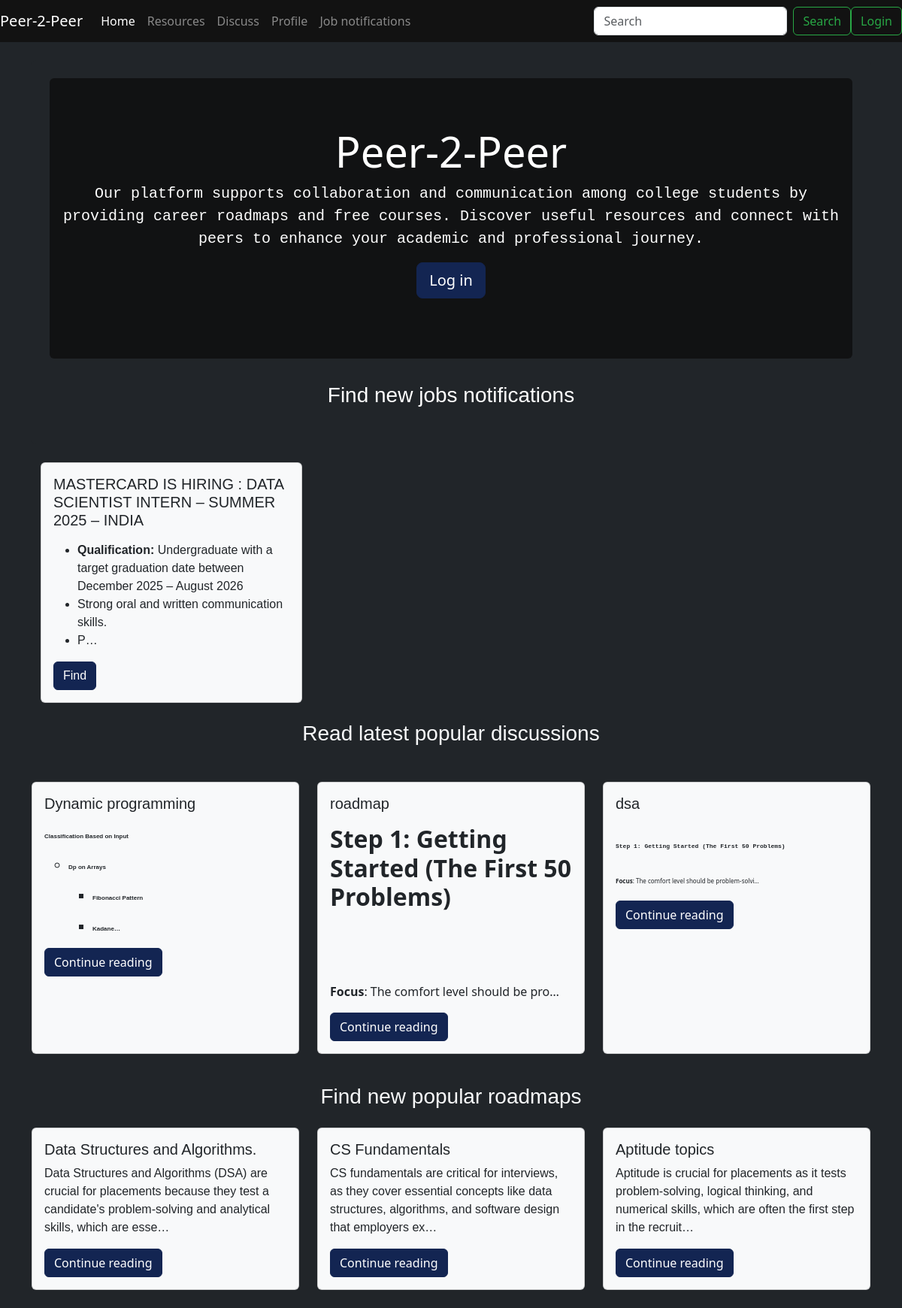
The page / on the database its author committed.
### notifications/models.py (models this page shows, shortened)
class Jobnotif(models.Model):
    sno = models.AutoField(primary_key=True)
    jobtitle = models.CharField(max_length=250)
    requirements = RichTextField(blank=True , null = True)
    salary = models.CharField(max_length=250)
    link = models.URLField()
    slug = models.SlugField(max_length=130, unique=True)
    timeStamp = models.DateTimeField(auto_now_add=True)
    applicants = models.ManyToManyField(User,related_name='applied_jobs',blank=True)

### blog/models.py (models this page shows, shortened)
class Post(models.Model):
    sno=models.AutoField(primary_key=True)
    title=models.CharField(max_length=250)
    author = models.ForeignKey(User,on_delete=models.CASCADE)
    content=RichTextField(blank=True , null = True)
    image = models.ImageField(upload_to='comments/images/', null=True, blank=True)
    file = models.FileField(upload_to='comments/files/', null=True, blank=True)
    slug = models.CharField(max_length=130)
    timeStamp =models.DateTimeField(auto_now_add=True)
    likes = models.ManyToManyField(User,related_name="blogPost",blank=True)
    bookmark = models.ManyToManyField(User,related_name="bookmarked_posts",blank=True)

### notes/models.py (models this page shows, shortened)
class Jobs(models.Model):
    sno = models.AutoField(primary_key=True)
    title = models.CharField(max_length=200)
    desc = models.CharField(max_length=1000)
    timeStamp =models.DateTimeField(auto_now_add=True)
    likes = models.ManyToManyField(User , related_name="notes",blank=True)

### studhelp/views.py (the view)
# urls.py: path('', views.title, name="title"),
def title(request):
    allJobs = Jobs.objects.order_by('-timeStamp')[:3]
    allPosts = Post.objects.order_by('-likes')[:3]
    newjobs = Jobnotif.objects.order_by('-timeStamp')[:3]
    context = {
        'allPosts': allPosts,
        'allJobs': allJobs,
        'newjobs':newjobs,
    }
    return render(request, "home/homepage.html", context)

### templates/home/homepage.html (shortened to what this page needs)
{% extends "home/base.html" %}
{% load static %}
{% block homeactive %}active{% endblock %}
{% block body %}
<section class="full-height bg-dark text-light no-padding">
  <div class="container py-4 bg-dark">
    <div class="bg-dark text-white rounded p-4 mb-4">
      <main role="main">
        <section class="jumbotron jumbotron-fluid text-white rounded" style="background-color: #111213;">
          <div class="container text-center">
            <h1 class="display-4">Peer-2-Peer</h1>
            <p class="lead text-center" style=" font-family: 'Courier New', Courier, monospace;
}">Our platform supports collaboration and communication among college students by providing career roadmaps and free courses. Discover useful resources and connect with peers to enhance your academic and professional journey.</p>
            {% if user.is_authenticated %}
            <p>
              <a href="{% url 'blogHome' %}" class="btn btn-primary btn-lg">Read</a>
            </p>
            {% else %}
            <p>
              <a href="{% url 'login_view' %}" class="btn btn-primary btn-lg">Log in</a>
            </p>
            {% endif %}
          </div>
        </section>
        <div class="container text-center mb-4">
          <p class="h3" style="font-family: Tahoma, Trebuchet MS, sans-serif;">Find new jobs notifications</p>
        </div>
      </div>
        {% if newjobs %}
        <div class="container bg-dark text-light" style=" font-family: Tahoma, Trebuchet MS, sans-serif;">
          <div class="row">
            {% for new in newjobs %}
            <div class="col-md-4 mb-4">
              <div class="card bg-light text-dark h-100" style="transition: transform 0.3s ease, box-shadow 0.3s ease;"
              onmouseover="this.style.transform='scale(1.05)'; this.style.boxShadow='0 8px 16px rgba(0, 0, 0, 0.5)';"
              onmouseout="this.style.transform='scale(1)'; this.style.boxShadow='none';">
                <div class="card-body">
                  <h5 class="card-title" >{{ new.jobtitle }}</h5>
                  <p class="card-text">{{ new.requirements|truncatechars_html:150|safe }}</p>
                  <a href="/jobnotifications" class="btn btn-primary">Find</a>
                </div>
              </div>
            </div>
            {% endfor %}
          </div>
        </div>
        {% else %}
          <p class="text-light text-center" style="font-family: Tahoma, Trebuchet MS, sans-serif;">No posts available.</p>
        {% endif %}
        <div class="container text-center mb-4">
          <p class="h3" style="font-family: Tahoma, Trebuchet MS, sans-serif;">Read latest popular discussions</p>
        </div>
      </div>
      <div class="card-body">
        <ul class="list-unstyled">
            {% if allPosts %}
            <div class="container">
                <div class="row">
                    {% for post in allPosts %}
                    <div class="col-md-4 mb-4">
                      <div class="card bg-light text-dark h-100" style="transition: transform 0.3s ease, box-shadow 0.3s ease;"
                      onmouseover="this.style.transform='scale(1.05)'; this.style.boxShadow='0 8px 16px rgba(0, 0, 0, 0.5)';"
                      onmouseout="this.style.transform='scale(1)'; this.style.boxShadow='none';">
                        <div class="card-body">
                          <h5 class="card-title" style="font-family: Tahoma, Trebuchet MS, sans-serif;">{{ post.title }}</h5>
                          <p class="card-text" style="font-family: Tahoma, Trebuchet MS, sans-serif;">{{ post.content|truncatechars_html:100|safe }}</p>
                          <a href="/blog/{{ post.slug }}" class="btn btn-primary">Continue reading</a>
                        </div>
                      </div>
                    </div>
                    {% endfor %}
                </div>
            </div>
            {% else %}
            <p class="text-light text-center" style="font-family: Tahoma, Trebuchet MS, sans-serif;">No posts available.</p>
            {% endif %}
        </ul>
    </div>
        <div class="container text-center mb-4" style="font-family: Tahoma, Trebuchet MS, sans-serif;">
          <p class="h3">Find new popular roadmaps</p>
        </div>
        {% if allJobs %}
        <div class="container bg-dark text-light">
          <div class="row">
            {% for job in allJobs %}
            <div class="col-md-4 mb-4">
              <div class="card bg-light text-dark h-100" style="transition: transform 0.3s ease, box-shadow 0.3s ease;"
              onmouseover="this.style.transform='scale(1.05)'; this.style.boxShadow='0 8px 16px rgba(0, 0, 0, 0.5)';"
              onmouseout="this.style.transform='scale(1)'; this.style.boxShadow='none';">
                <div class="card-body">
                  <h5 class="card-title" style="font-family: Tahoma, Trebuchet MS, sans-serif;">{{ job.title }}</h5>
                  <p class="card-text" style="font-family: Tahoma, Trebuchet MS, sans-serif;">{{ job.desc|truncatechars_html:150|safe }}</p>
                  <a href="/jobnotes/{{ job.sno }}" class="btn btn-primary">Continue reading</a>
                </div>
              </div>
            </div>
            {% endfor %}
          </div>
        </div>
        {% else %}
          <p class="text-light text-center">No jobs available.</p>
        {% endif %}
</section>
{% endblock %}

### rows shown on the page
Jobnotif: jobtitle "MASTERCARD IS HIRING : DATA SCIENTIST INTERN – SUMMER 2025 – INDIA", requirements "Qualification: Undergraduate with a target graduation date between December 2025 – August 2026 Strong oral and written communication skills. P…"
Post: title "Dynamic programming", content "Classification Based on Input Dp on Arrays Fibonacci Pattern Kadane…"
Post: title "roadmap", content "Step 1: Getting Started (The First 50 Problems) Focus : The comfort level should be pro…"
Post: title "dsa", content "Step 1: Getting Started (The First 50 Problems) Focus : The comfort level should be problem-solvi…"
Jobs: title "Data Structures and Algorithms.", desc "Data Structures and Algorithms (DSA) are crucial for placements because they test a candidate's problem-solving and analytical skills, which are esse…"
Jobs: title "CS Fundamentals", desc "CS fundamentals are critical for interviews, as they cover essential concepts like data structures, algorithms, and software design that employers ex…"
Jobs: title "Aptitude topics", desc "Aptitude is crucial for placements as it tests problem-solving, logical thinking, and numerical skills, which are often the first step in the recruit…"
